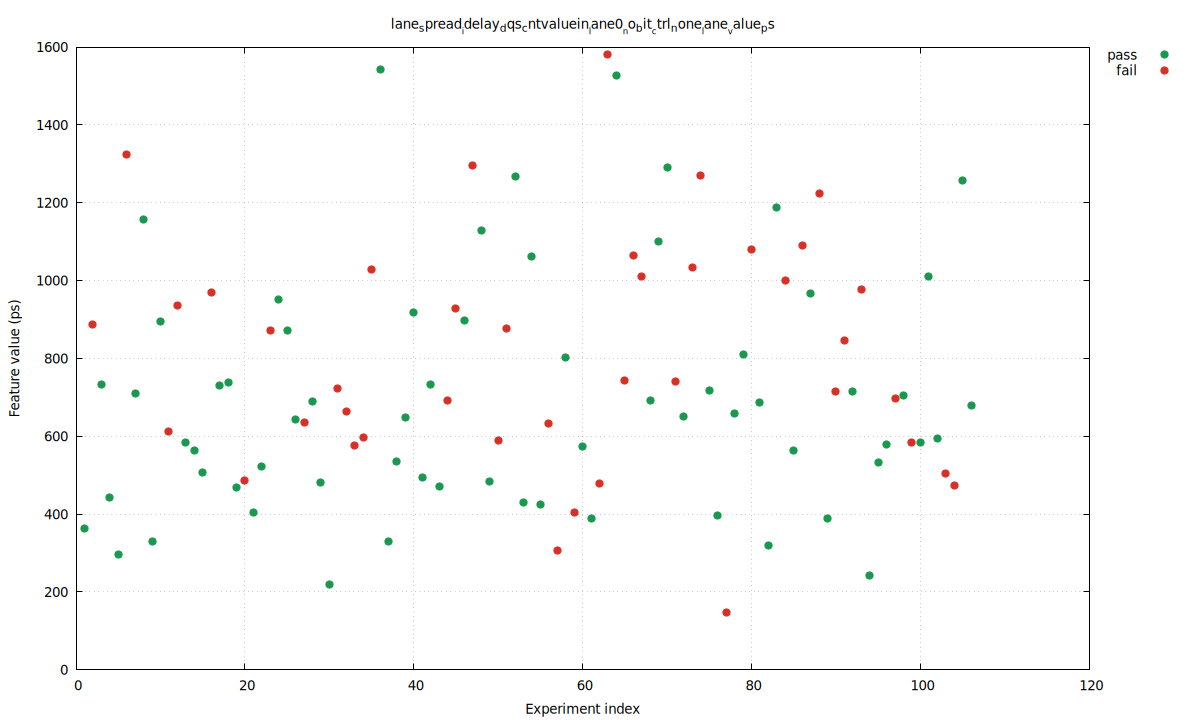

Recreate this plot in gnuplot.
set terminal pngcairo size 1200,720 enhanced font 'DejaVu Sans,10'
set output 'baseline_seed_1_30_direct_lane_spread_idelay_dqs_cntvaluein_lane0_no_bit_ctrl_none_lane_value_ps.png'
set datafile separator comma
set key outside right top
set grid
set xlabel 'Experiment index'
set ylabel 'Feature value (ps)'
set title 'lane_spread__idelay_dqs_cntvaluein__lane0__no_bit__ctrl_none__lane__value_ps'
plot \
  'baseline_seed_1_30_direct_lane_spread_idelay_dqs_cntvaluein_lane0_no_bit_ctrl_none_lane_value_ps.dat' using 1:4 with points pt 7 ps 1.2 lc rgb '#1a9850' title 'pass', \
  'baseline_seed_1_30_direct_lane_spread_idelay_dqs_cntvaluein_lane0_no_bit_ctrl_none_lane_value_ps.dat' using 1:5 with points pt 7 ps 1.2 lc rgb '#d73027' title 'fail'
